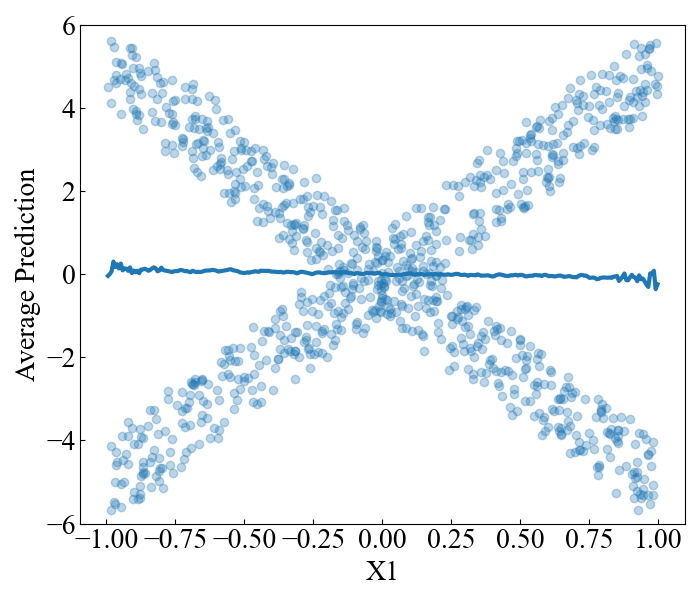

Here is the Python script that generated this plot:
import sys
import numpy as np
import pandas as pd
import matplotlib.pyplot as plt
import seaborn as sns
from sklearn.model_selection import train_test_split
from sklearn.ensemble import RandomForestRegressor
from sklearn.preprocessing import StandardScaler, Normalizer



class PartialDependence:


    def __init__(self, estimator: any, X: np.ndarray, Y: np.ndarray, X_train: np.ndarray, Y_train: np.ndarray, var_names: list[str]):
        self.estimator = estimator
        self.X = X
        self.X_train = X_train
        self.var_names = var_names
        self.Y = Y
        self.Y_train = Y_train
        
    def _counterfactual_prediciton(
            self,
            idx_to_replace: int,
            value_to_replace: float
    ) -> np.ndarray:
        X_replaced = self.X.copy()
        X_replaced[:, idx_to_replace] = value_to_replace
        y_pred = self.estimator.predict(X_replaced)

        return y_pred
    
    def partial_dependence(
            self,
            var_name: str,
            n_grid: int = 300
    ) -> None:
        self.target_var_name = var_name
        var_index = self.var_names.index(var_name)
        print(self.var_names)
        print(type(self.var_names))
        value_range = np.linspace(
            self.X[:, var_index].min(),
            self.X[:, var_index].max(),
            num = n_grid
        )

        averaga_prediction = np.array([
            self._counterfactual_prediciton(var_index, x).mean()
            for x in value_range
        ])

        self.df_partial_dependence = pd.DataFrame(
            data = {var_name: value_range, "avg_pred": averaga_prediction}
        )

    def plot(self, ylim: list[float] | None = None) -> None:
        plt.rcParams['xtick.direction'] = 'in'
        plt.rcParams['ytick.direction'] = 'in'
        plt.rcParams['font.family'] = 'Times New Roman'
        fig, ax = plt.subplots(figsize=(7, 6))
        plt.xticks(fontsize=20)
        plt.yticks(fontsize=20)
        plt.xlabel(self.target_var_name,fontsize=20)
        plt.ylabel("Average Prediction",fontsize=20)
        ax.plot(
            self.df_partial_dependence[self.target_var_name],
            self.df_partial_dependence["avg_pred"],
            linewidth = 3
        )
        plt.scatter(self.X[:,1],self.Y,alpha=0.3)
        ax.set(
            xlabel = self.target_var_name,
            ylabel = "Average Prediction",
            ylim = ylim
        )
        plt.tight_layout()

        fig.savefig("pdp_interaction_plot.png")


def generate_simulation_data():
    N = 5000
    x0 = np.random.uniform(-1,1,N)
    x1 = np.random.uniform(-1,1,N)
    x2 = np.random.binomial(1,0.5,N)
    epsilon = np.random.normal(0,0.1,N)

    X = np.column_stack((x0,x1,x2))

    y = x0 - 5 * x1 + 10 * x1 * x2 + epsilon

    return train_test_split(X,y,test_size=0.2,random_state=42)

X_train, X_test, y_train, y_test = generate_simulation_data()


rf = RandomForestRegressor(n_jobs=-1, random_state=42).fit(X_train,y_train)

pdp = PartialDependence(rf, X_test, y_test, X_train, y_train, ["X0","X1","X2"])
pdp.partial_dependence("X1")
pdp.plot(ylim=(-6,6))